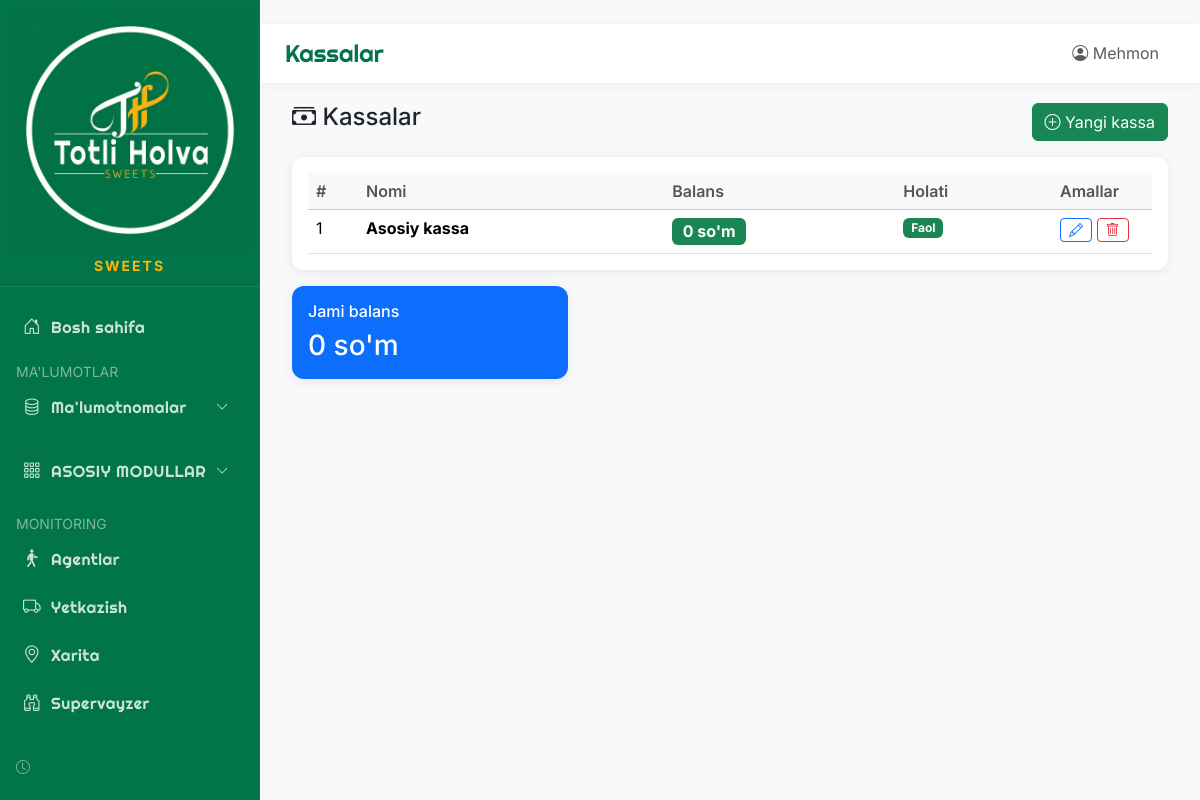
/info/cash, run on an earlier commit of the app's database.
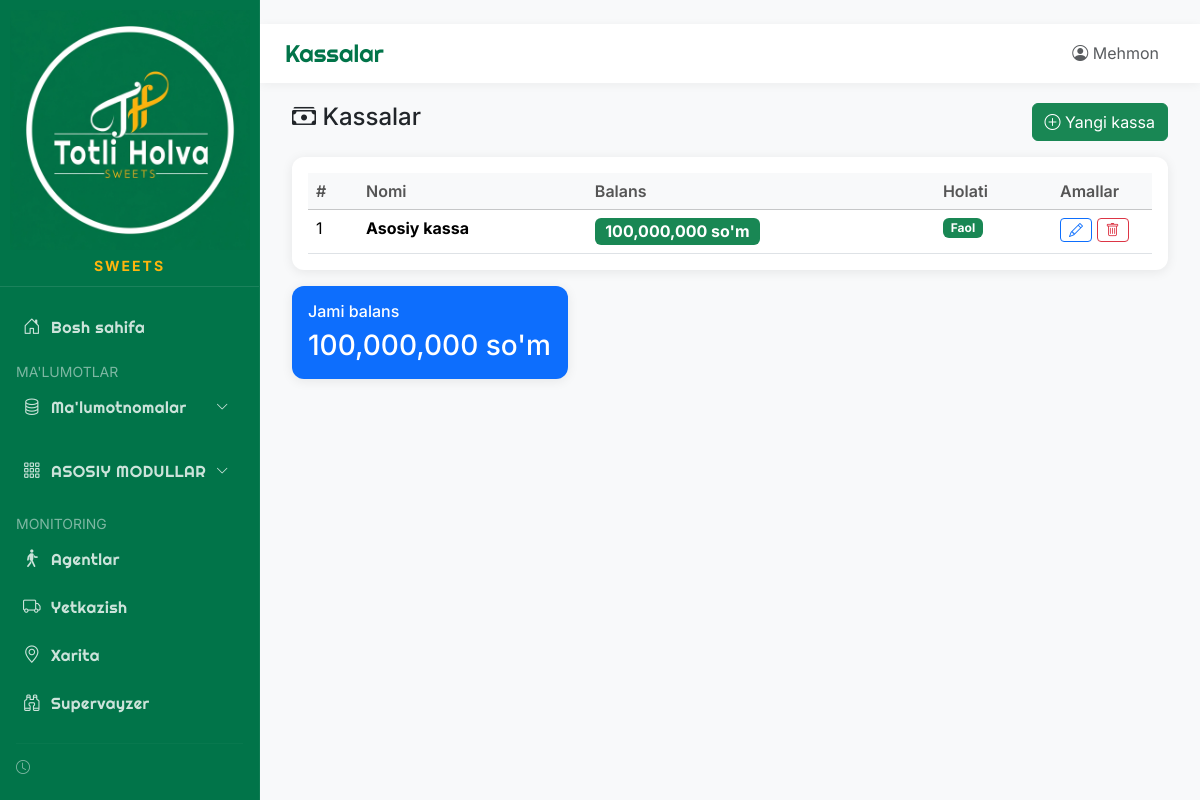
And on a later commit of the database.
### app/models/database.py (models this page shows)
class CashRegister(Base):
    __tablename__ = "cash_registers"
    id = Column(Integer, primary_key=True, index=True)
    name = Column(String(100))
    balance = Column(Float, default=0)
    is_active = Column(Boolean, default=True)

### main.py (the view)
@app.get("/info/cash", response_class=HTMLResponse)
async def info_cash(request: Request, db: Session = Depends(get_db), current_user: User = Depends(require_auth)):
    cash_registers = db.query(CashRegister).all()
    return templates.TemplateResponse("info/cash.html", {"request": request, "cash_registers": cash_registers, "current_user": current_user, "page_title": "Kassalar"})

### app/templates/info/cash.html (shortened to what this page needs)
{% extends "base.html" %}
{% block content %}
<div class="container-fluid">
    <div class="row mb-3">
        <div class="col-12">
            <div class="d-flex justify-content-between align-items-center">
                <h4><i class="bi bi-cash-stack"></i> Kassalar</h4>
                <button class="btn btn-success" data-bs-toggle="modal" data-bs-target="#addCashModal">
                    <i class="bi bi-plus-circle"></i> Yangi kassa
                </button>
            </div>
        </div>
    </div>
    <div class="card">
        <div class="card-body">
            <table class="table table-hover">
                <thead class="table-light">
                    <tr>
                        <th width="50">#</th>
                        <th>Nomi</th>
                        <th>Balans</th>
                        <th>Holati</th>
                        <th width="100">Amallar</th>
                    </tr>
                </thead>
                <tbody>
                    {% if cash_registers %}
                    {% for cash in cash_registers %}
                    <tr>
                        <td>{{ cash.id }}</td>
                        <td><strong>{{ cash.name }}</strong></td>
                        <td>
                            <span class="badge {% if cash.balance >= 0 %}bg-success{% else %}bg-danger{% endif %} fs-6">
                                {{ "{:,.0f}".format(cash.balance) }} so'm
                            </span>
                        </td>
                        <td>
                            {% if cash.is_active %}
                            <span class="badge bg-success">Faol</span>
                            {% else %}
                            <span class="badge bg-secondary">Nofaol</span>
                            {% endif %}
                        </td>
                        <td>
                            <button class="btn btn-sm btn-outline-primary" title="Tahrirlash"
                                onclick="editCash({{ cash.id }}, `{{ cash.name }}`, {{ cash.balance }})">
                                <i class="bi bi-pencil"></i>
                            </button>
                            <button class="btn btn-sm btn-outline-danger" title="O'chirish"
                                onclick="deleteCash({{ cash.id }}, `{{ cash.name }}`)">
                                <i class="bi bi-trash"></i>
                            </button>
                        </td>
                    </tr>
                    {% endfor %}
                    {% endif %}
                </tbody>
            </table>
        </div>
    </div>
    {% if cash_registers %}
    <div class="row mt-3">
        <div class="col-md-4">
            <div class="card bg-primary text-white">
                <div class="card-body">
                    <h6 class="card-title">Jami balans</h6>
                    <h3 class="mb-0">
                        {{ "{:,.0f}".format(cash_registers|sum(attribute='balance')) }} so'm
                    </h3>
                </div>
            </div>
        </div>
    </div>
    {% endif %}
</div>
{% endblock %}

What changed in the data, as far as the page shows it:
changed CashRegister "Asosiy kassa": balance "0" → "100,000,000"
Also different on the page:
{{ "{:,.0f}".format(cash_registers|sum(attribute='balance')) }}: "0" → "100,000,000"
